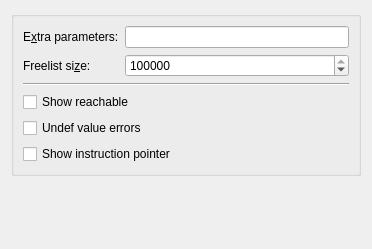
<?xml version="1.0" encoding="UTF-8"?>
<ui version="4.0">
 <class>Valgrind::Memcheck::ConfigPage</class>
 <widget class="QWidget" name="Valgrind::Memcheck::ConfigPage">
  <property name="geometry">
   <rect>
    <x>0</x>
    <y>0</y>
    <width>372</width>
    <height>249</height>
   </rect>
  </property>
  <layout class="QVBoxLayout" name="verticalLayout">
   <item>
    <widget class="QGroupBox" name="groupBox">
     <property name="title">
      <string/>
     </property>
     <layout class="QVBoxLayout" name="verticalLayout_2">
      <item>
       <layout class="QFormLayout" name="formLayout">
        <item row="0" column="1">
         <widget class="QLineEdit" name="extraParameters"/>
        </item>
        <item row="1" column="0">
         <widget class="QLabel" name="label_2">
          <property name="text">
           <string>Freelist si&amp;ze:</string>
          </property>
          <property name="buddy">
           <cstring>freeListSize</cstring>
          </property>
         </widget>
        </item>
        <item row="1" column="1">
         <widget class="QSpinBox" name="freeListSize">
          <property name="sizePolicy">
           <sizepolicy hsizetype="Expanding" vsizetype="Fixed">
            <horstretch>0</horstretch>
            <verstretch>0</verstretch>
           </sizepolicy>
          </property>
          <property name="maximum">
           <number>2000000000</number>
          </property>
          <property name="value">
           <number>10000000</number>
          </property>
         </widget>
        </item>
        <item row="0" column="0">
         <widget class="QLabel" name="label_3">
          <property name="text">
           <string>E&amp;xtra parameters:</string>
          </property>
          <property name="buddy">
           <cstring>extraParameters</cstring>
          </property>
         </widget>
        </item>
       </layout>
      </item>
      <item>
       <widget class="Line" name="line">
        <property name="orientation">
         <enum>Qt::Horizontal</enum>
        </property>
       </widget>
      </item>
      <item>
       <widget class="QCheckBox" name="showReachable">
        <property name="toolTip">
         <string>&lt;!DOCTYPE HTML PUBLIC &quot;-//W3C//DTD HTML 4.0//EN&quot; &quot;http://www.w3.org/TR/REC-html40/strict.dtd&quot;&gt;
&lt;html&gt;&lt;head&gt;&lt;meta name=&quot;qrichtext&quot; content=&quot;1&quot; /&gt;&lt;style type=&quot;text/css&quot;&gt;
p, li { white-space: pre-wrap; }
&lt;/style&gt;&lt;/head&gt;&lt;body style=&quot; font-family:'Cantarell'; font-size:11pt; font-weight:400; font-style:normal;&quot;&gt;
&lt;p style=&quot; margin-top:0px; margin-bottom:0px; margin-left:0px; margin-right:0px; -qt-block-indent:0; text-indent:0px;&quot;&gt;&lt;span style=&quot; font-family:'Arial,Geneva,Helvetica,sans-serif'; font-size:medium; color:#202020;&quot;&gt;When disabled, the memory leak detector only shows &amp;quot;definitely lost&amp;quot; and &amp;quot;possibly lost&amp;quot; blocks.&lt;/span&gt;&lt;/p&gt;
&lt;p style=&quot; margin-top:0px; margin-bottom:0px; margin-left:0px; margin-right:0px; -qt-block-indent:0; text-indent:0px;&quot;&gt;&lt;span style=&quot; font-family:'Arial,Geneva,Helvetica,sans-serif'; font-size:medium; color:#202020;&quot;&gt;When enabled, the leak detector also shows &amp;quot;reachable&amp;quot; and &amp;quot;indirectly lost&amp;quot; blocks.&lt;/span&gt;&lt;/p&gt;&lt;/body&gt;&lt;/html&gt;</string>
        </property>
        <property name="text">
         <string>Show reachable</string>
        </property>
       </widget>
      </item>
      <item>
       <widget class="QCheckBox" name="undefValueErrors">
        <property name="enabled">
         <bool>true</bool>
        </property>
        <property name="toolTip">
         <string>Controls whether Memcheck reports uses of undefined value errors.</string>
        </property>
        <property name="text">
         <string>Undef value errors</string>
        </property>
        <property name="checked">
         <bool>false</bool>
        </property>
       </widget>
      </item>
      <item>
       <widget class="QCheckBox" name="showInstructionPointer">
        <property name="text">
         <string>Show instruction pointer</string>
        </property>
       </widget>
      </item>
     </layout>
    </widget>
   </item>
   <item>
    <spacer>
     <property name="orientation">
      <enum>Qt::Vertical</enum>
     </property>
     <property name="sizeHint" stdset="0">
      <size>
       <width>20</width>
       <height>71</height>
      </size>
     </property>
    </spacer>
   </item>
  </layout>
 </widget>
 <tabstops>
  <tabstop>extraParameters</tabstop>
  <tabstop>freeListSize</tabstop>
  <tabstop>showReachable</tabstop>
  <tabstop>undefValueErrors</tabstop>
  <tabstop>showInstructionPointer</tabstop>
 </tabstops>
 <resources/>
 <connections/>
</ui>
